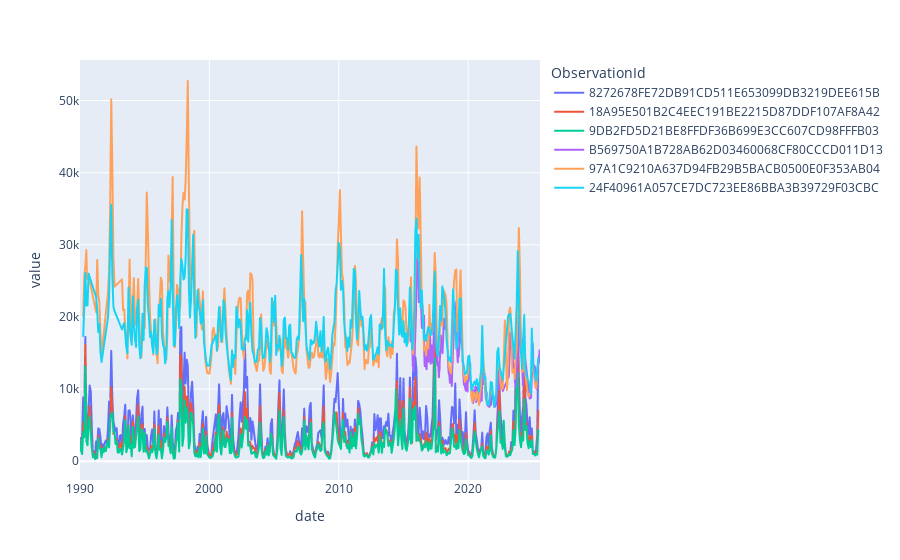

Write notebook code for a chart like this one.
### Code cell
px.line(df_batch, x = "date", y = "value", color = "ObservationId")

### Figure 1 — Plotly figure (JSON) as saved in the notebook; plotly's stock layout.template omitted (floating-point values rounded to 4 significant figures; data arrays with more than 128 entries replaced by an {"elided": "..."} marker saying what was removed)
{"data": [{"hovertemplate": "ObservationId=8272678FE72DB91CD511E653099DB3219DEE615B<br>date=%{x}<br>value=%{y}<extra></extra>", "legendgroup": "8272678FE72DB91CD511E653099DB3219DEE615B", "line": {"color": "#636efa", "dash": "solid"}, "marker": {"symbol": "circle"}, "mode": "lines", "name": "8272678FE72DB91CD511E653099DB3219DEE615B", "showlegend": true, "type": "scattergl", "x": {"elided": "425 str values"}, "xaxis": "x", "y": {"elided": "425 float values"}, "yaxis": "y"}, {"hovertemplate": "ObservationId=18A95E501B2C4EEC191BE2215D87DDF107AF8A42<br>date=%{x}<br>value=%{y}<extra></extra>", "legendgroup": "18A95E501B2C4EEC191BE2215D87DDF107AF8A42", "line": {"color": "#EF553B", "dash": "solid"}, "marker": {"symbol": "circle"}, "mode": "lines", "name": "18A95E501B2C4EEC191BE2215D87DDF107AF8A42", "showlegend": true, "type": "scattergl", "x": {"elided": "425 str values"}, "xaxis": "x", "y": {"elided": "425 float values"}, "yaxis": "y"}, {"hovertemplate": "ObservationId=9DB2FD5D21BE8FFDF36B699E3CC607CD98FFFB03<br>date=%{x}<br>value=%{y}<extra></extra>", "legendgroup": "9DB2FD5D21BE8FFDF36B699E3CC607CD98FFFB03", "line": {"color": "#00cc96", "dash": "solid"}, "marker": {"symbol": "circle"}, "mode": "lines", "name": "9DB2FD5D21BE8FFDF36B699E3CC607CD98FFFB03", "showlegend": true, "type": "scattergl", "x": {"elided": "425 str values"}, "xaxis": "x", "y": {"elided": "425 float values"}, "yaxis": "y"}, {"hovertemplate": "ObservationId=B569750A1B728AB62D03460068CF80CCCD011D13<br>date=%{x}<br>value=%{y}<extra></extra>", "legendgroup": "B569750A1B728AB62D03460068CF80CCCD011D13", "line": {"color": "#ab63fa", "dash": "solid"}, "marker": {"symbol": "circle"}, "mode": "lines", "name": "B569750A1B728AB62D03460068CF80CCCD011D13", "showlegend": true, "type": "scattergl", "x": {"elided": "2474 str values"}, "xaxis": "x", "y": {"elided": "2474 float values"}, "yaxis": "y"}, {"hovertemplate": "ObservationId=97A1C9210A637D94FB29B5BACB0500E0F353AB04<br>date=%{x}<br>value=%{y}<extra></extra>", "legendgroup": "97A1C9210A637D94FB29B5BACB0500E0F353AB04", "line": {"color": "#FFA15A", "dash": "solid"}, "marker": {"symbol": "circle"}, "mode": "lines", "name": "97A1C9210A637D94FB29B5BACB0500E0F353AB04", "showlegend": true, "type": "scattergl", "x": {"elided": "405 str values"}, "xaxis": "x", "y": {"elided": "405 float values"}, "yaxis": "y"}, {"hovertemplate": "ObservationId=24F40961A057CE7DC723EE86BBA3B39729F03CBC<br>date=%{x}<br>value=%{y}<extra></extra>", "legendgroup": "24F40961A057CE7DC723EE86BBA3B39729F03CBC", "line": {"color": "#19d3f3", "dash": "solid"}, "marker": {"symbol": "circle"}, "mode": "lines", "name": "24F40961A057CE7DC723EE86BBA3B39729F03CBC", "showlegend": true, "type": "scattergl", "x": {"elided": "387 str values"}, "xaxis": "x", "y": {"elided": "387 float values"}, "yaxis": "y"}], "layout": {"legend": {"title": {"text": "ObservationId"}, "tracegroupgap": 0}, "margin": {"t": 60}, "xaxis": {"anchor": "y", "domain": [0, 1], "title": {"text": "date"}}, "yaxis": {"anchor": "x", "domain": [0, 1], "title": {"text": "value"}}}}
